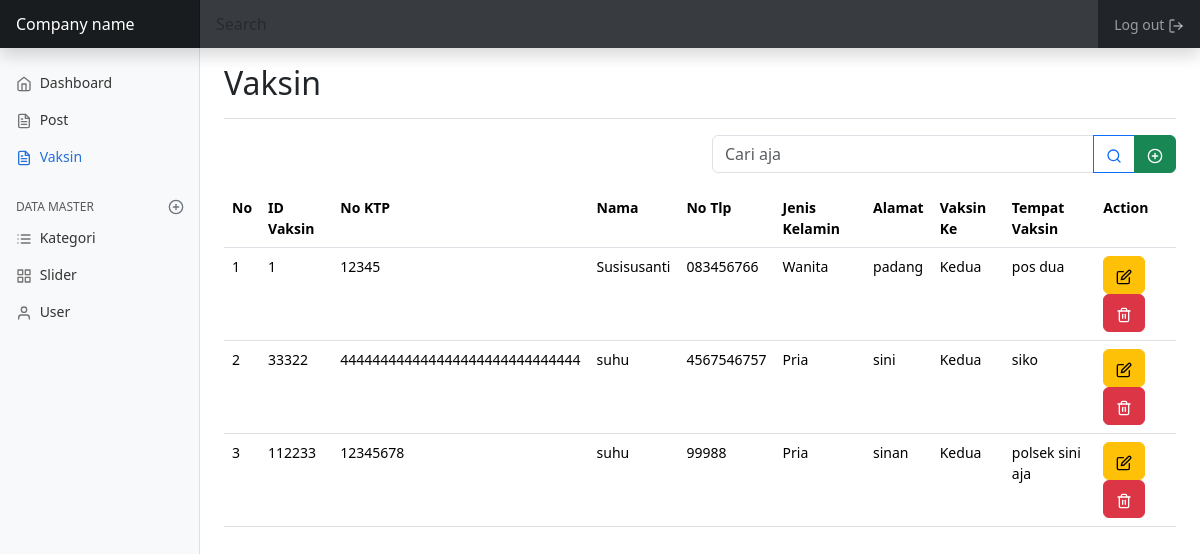
The app's page /admin/index.php?folder_admin=vaksin&file=index (signed in) with its own data.
### tables this page shows
CREATE TABLE `vaksin` (
  `id_vaksin` int(11) NOT NULL,
  `no_ktp` varchar(30) NOT NULL,
  `nama_lengkap` varchar(255) NOT NULL,
  `no_telpon` varchar(30) NOT NULL,
  `jenis_kelamin` enum('Pria','Wanita') NOT NULL DEFAULT 'Pria',
  `alamat` text NOT NULL,
  `id_vaksinke` int(11) NOT NULL,
  `id_jenisvaksin` int(11) NOT NULL,
  `tempat_vaksin` text NOT NULL
);

CREATE TABLE `vaksinke` (
  `id_vaksinke` int(11) NOT NULL,
  `jumlah` varchar(255) NOT NULL
);

### config/fungsi.php (called while the page is built, shortened)
<?php
function koneksi()
{
    $hostName = "localhost";
    $username = "root";
    $password = "";
    $dbName = "portalberita_rizky";
    $port = "3306";
    $conn = mysqli_connect(
        $hostName,
        $username,
        $password,
        $dbName,
        $port
    );
    return $conn;
}
function myQuery($sql)
{
    return mysqli_query(koneksi(), $sql);
}
function allData(
    $table,
    $where = "",
    $order = "",
    $limit = ""
){
    $data = [];
    $sql = "select * from $table $where $order $limit";
    $query = myQuery($sql);
    while($listData = mysqli_fetch_assoc($query)){
        $data[] = $listData;
    }
    return $data;
}
function oneData($table, $where){
    $sql = "select * from $table where $where";
    $query = myQuery($sql);
    $data = mysqli_fetch_assoc($query);
    return $data;
}

### admin/views/vaksin/index.php (the view, shortened to what this page needs)
<main class="col-md-9 ms-sm-auto col-lg-10 px-md-4">
  <div class="d-flex justify-content-between flex-wrap flex-md-nowrap align-items-center pt-3 pb-2 mb-3 border-bottom">
    <h1 class="h2">Vaksin</h1>
  </div>
  <div class="row justify-content-end">
    <div class="col-lg-6">
      <form action="" method="get">
        <div class="input-group mb-3">
          <input type="text" name="cari" value="<?= @$cari ? $cari : ""; ?>" class="form-control" placeholder="Cari aja" aria-label="Recipient's username" aria-describedby="button-addon2">
          <button class="btn btn-outline-primary" type="submit" id="button-addon2"><span data-feather="search"></span></button>
          <a href="index.php?folder_admin=vaksin&file=create" class="btn btn-success"><span data-feather="plus-circle"></span></a>
        </div>
      </form>
    </div>
  </div>
  <div class="row">
    <div class="col-lg-12">
      <div class="table-responsive-lg">
        <table class="table table-hover">
          <tr>
            <th>No</th>
            <th>ID Vaksin</th>
            <th>No KTP</th>
            <th>Nama</th>
            <th>No Tlp</th>
            <th>Jenis Kelamin</th>
            <th>Alamat</th>
            <th>Vaksin Ke</th>
            <th>Tempat Vaksin</th>
            <th>Action</th>
          </tr>
          <?php
          $where = "";
          $dataPost = allData($table = "vaksin" ,$where);
          $no = 0;
          foreach ($dataPost as $item) {
            $no++;
          ?>
            <tr>
              <td><?= $no ?></td>
              <td><?= $item['id_vaksin'] ?></td>
              <td><?= $item['no_ktp'] ?></td>
              <td><?= $item['nama_lengkap'] ?></td>
              <td><?= $item['no_telpon'] ?></td>
              <td><?= $item['jenis_kelamin'] ?></td>
              <td><?= $item['alamat'] ?></td>
              <td>
                <?php
                $dataVaksinke = oneData(
                  $table = "vaksinke",
                  $where = "id_vaksinke='" . $item['id_vaksinke'] . "'"
                );
                echo is_array($dataVaksinke) ? $dataVaksinke['jumlah'] : "-";
                ?>
              </td>
              <td><?= $item['tempat_vaksin'] ?></td>
              <td>
                <a href="index.php?folder_admin=vaksin&file=update&id_vaksin=<?= $item['id_vaksin'] ?>" class="btn btn-warning">
                  <span data-feather="edit"></span>
                </a>
                <form action="index.php?folder_admin=vaksin&file=delete" method="post" class="d-inline">
                  <button type="submit" onclick="return confirm('Apakah anda yakin ingin menghapus <?= $item['nama_lengkap']?> ?')" class="btn btn-danger ">
                    <span data-feather="trash-2"></span>
                  </button>
                </form>
              </td>
            </tr>
          <?php
          }
          ?>
        </table>
      </div>
    </div>
  </div>
</main>

### css/dashboard.css (style rules this page uses)
body { font-size: .875rem; }
.feather { width: 16px; height: 16px; }

### records on screen
vaksin: id_vaksin "1", no_ktp "12345", nama_lengkap "Susisusanti", no_telpon "083456766", jenis_kelamin "Wanita", alamat "padang", id_vaksinke.jumlah "Kedua", tempat_vaksin "pos dua"
vaksin: id_vaksin "33322", no_ktp "444444444444444444444444444444", nama_lengkap "suhu", no_telpon "4567546757", jenis_kelamin "Pria", alamat "sini", id_vaksinke.jumlah "Kedua", tempat_vaksin "siko"
vaksin: id_vaksin "112233", no_ktp "12345678", nama_lengkap "suhu", no_telpon "99988", jenis_kelamin "Pria", alamat "sinan", id_vaksinke.jumlah "Kedua", tempat_vaksin "polsek sini aja"
